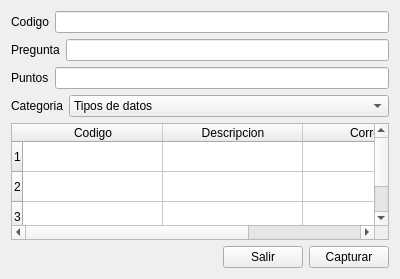
<?xml version="1.0" encoding="UTF-8"?>
<ui version="4.0">
 <class>winPreRes</class>
 <widget class="QWidget" name="winPreRes">
  <property name="geometry">
   <rect>
    <x>0</x>
    <y>0</y>
    <width>400</width>
    <height>279</height>
   </rect>
  </property>
  <property name="windowTitle">
   <string>Form</string>
  </property>
  <layout class="QVBoxLayout" name="verticalLayout_2">
   <item>
    <layout class="QVBoxLayout" name="verticalLayout">
     <item>
      <layout class="QHBoxLayout" name="horizontalLayout">
       <item>
        <widget class="QLabel" name="label">
         <property name="text">
          <string>Codigo</string>
         </property>
        </widget>
       </item>
       <item>
        <widget class="QLineEdit" name="L_cod"/>
       </item>
      </layout>
     </item>
     <item>
      <layout class="QHBoxLayout" name="horizontalLayout_2">
       <item>
        <widget class="QLabel" name="label_2">
         <property name="text">
          <string>Pregunta</string>
         </property>
        </widget>
       </item>
       <item>
        <widget class="QLineEdit" name="L_nom"/>
       </item>
      </layout>
     </item>
     <item>
      <layout class="QHBoxLayout" name="horizontalLayout_3">
       <item>
        <widget class="QLabel" name="label_3">
         <property name="text">
          <string>Puntos</string>
         </property>
        </widget>
       </item>
       <item>
        <widget class="QLineEdit" name="L_pun"/>
       </item>
      </layout>
     </item>
     <item>
      <layout class="QHBoxLayout" name="horizontalLayout_4">
       <item>
        <widget class="QLabel" name="label_4">
         <property name="sizePolicy">
          <sizepolicy hsizetype="Fixed" vsizetype="Preferred">
           <horstretch>0</horstretch>
           <verstretch>0</verstretch>
          </sizepolicy>
         </property>
         <property name="text">
          <string>Categoria</string>
         </property>
        </widget>
       </item>
       <item>
        <widget class="QComboBox" name="comboBox">
         <item>
          <property name="text">
           <string>Tipos de datos</string>
          </property>
         </item>
         <item>
          <property name="text">
           <string>Ordenamiento</string>
          </property>
         </item>
         <item>
          <property name="text">
           <string>Busqueda</string>
          </property>
         </item>
         <item>
          <property name="text">
           <string>TDA Estática</string>
          </property>
         </item>
         <item>
          <property name="text">
           <string>TDA Dinámicos</string>
          </property>
         </item>
         <item>
          <property name="text">
           <string>Almacenamiento secundario</string>
          </property>
         </item>
        </widget>
       </item>
      </layout>
     </item>
    </layout>
   </item>
   <item>
    <widget class="QTableWidget" name="tableWidget">
     <property name="rowCount">
      <number>3</number>
     </property>
     <attribute name="horizontalHeaderDefaultSectionSize">
      <number>140</number>
     </attribute>
     <attribute name="horizontalHeaderStretchLastSection">
      <bool>true</bool>
     </attribute>
     <row/>
     <row/>
     <row/>
     <column>
      <property name="text">
       <string>Codigo</string>
      </property>
     </column>
     <column>
      <property name="text">
       <string>Descripcion</string>
      </property>
     </column>
     <column>
      <property name="text">
       <string>Correcta</string>
      </property>
     </column>
    </widget>
   </item>
   <item>
    <layout class="QHBoxLayout" name="horizontalLayout_5">
     <item>
      <spacer name="horizontalSpacer">
       <property name="orientation">
        <enum>Qt::Horizontal</enum>
       </property>
       <property name="sizeHint" stdset="0">
        <size>
         <width>40</width>
         <height>20</height>
        </size>
       </property>
      </spacer>
     </item>
     <item>
      <widget class="QPushButton" name="B_Salir">
       <property name="text">
        <string>Salir</string>
       </property>
      </widget>
     </item>
     <item>
      <widget class="QPushButton" name="B_Capturar">
       <property name="text">
        <string>Capturar</string>
       </property>
      </widget>
     </item>
    </layout>
   </item>
  </layout>
 </widget>
 <resources/>
 <connections/>
</ui>
